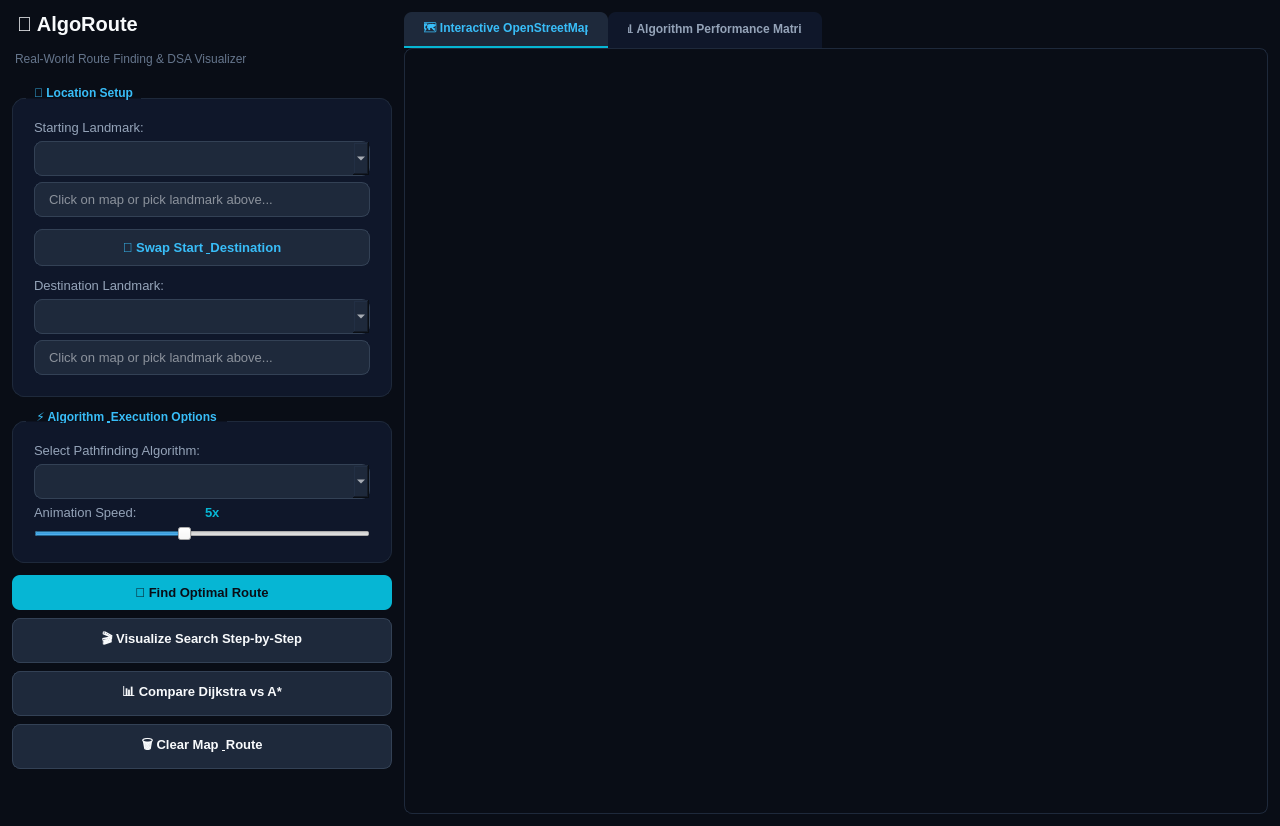
<?xml version="1.0" encoding="UTF-8"?>
<ui version="4.0">
 <class>MainWindow</class>
 <widget class="QMainWindow" name="MainWindow">
  <property name="geometry">
   <rect>
    <x>0</x>
    <y>0</y>
    <width>1280</width>
    <height>826</height>
   </rect>
  </property>
  <property name="windowTitle">
   <string>AlgoRoute</string>
  </property>
  <property name="styleSheet">
   <string notr="true">
QMainWindow {
    background-color: #090d16;
    color: #f8fafc;
    font-family: 'Outfit', 'Inter', 'Segoe UI', sans-serif;
}
QGroupBox {
    background-color: #0f172a;
    border: 1px solid #1e293b;
    border-radius: 12px;
    margin-top: 12px;
    font-weight: bold;
    color: #38bdf8;
    padding: 12px;
}
QGroupBox::title {
    subcontrol-origin: margin;
    left: 14px;
    padding: 0 6px;
}
QLabel {
    color: #94a3b8;
    font-size: 13px;
}
QLineEdit, QComboBox {
    background-color: #1e293b;
    border: 1px solid #334155;
    border-radius: 8px;
    padding: 8px 12px;
    color: #f8fafc;
    font-size: 13px;
}
QLineEdit:focus, QComboBox:focus {
    border: 1px solid #06b6d4;
}
QPushButton {
    background-color: #1e293b;
    border: 1px solid #334155;
    border-radius: 8px;
    color: #f8fafc;
    font-weight: bold;
    font-size: 13px;
    padding: 10px 16px;
}
QPushButton:hover {
    background-color: #334155;
    border-color: #06b6d4;
}
QPushButton#findRouteBtn {
    background-color: #06b6d4;
    color: #090d16;
    border: none;
    font-weight: bold;
}
QPushButton#findRouteBtn:hover {
    background-color: #22d3ee;
}
QTabWidget::pane {
    border: 1px solid #1e293b;
    background-color: #090d16;
    border-radius: 8px;
}
QTabBar::tab {
    background-color: #0f172a;
    color: #94a3b8;
    padding: 10px 20px;
    border-top-left-radius: 8px;
    border-top-right-radius: 8px;
    font-weight: bold;
}
QTabBar::tab:selected {
    background-color: #1e293b;
    color: #38bdf8;
    border-bottom: 2px solid #06b6d4;
}
QTableWidget {
    background-color: #0f172a;
    border: 1px solid #1e293b;
    border-radius: 8px;
    color: #f8fafc;
    font-size: 13px;
    gridline-color: #1e293b;
}
QHeaderView::section {
    background-color: #1e293b;
    color: #38bdf8;
    padding: 8px;
    font-weight: bold;
    border: 1px solid #334155;
}
   </string>
  </property>
  <widget class="QWidget" name="centralWidget">
   <layout class="QHBoxLayout" name="mainLayout">
    <property name="spacing">
     <number>12</number>
    </property>
    <property name="leftMargin">
     <number>12</number>
    </property>
    <property name="topMargin">
     <number>12</number>
    </property>
    <property name="rightMargin">
     <number>12</number>
    </property>
    <property name="bottomMargin">
     <number>12</number>
    </property>
    <item>
     <widget class="QWidget" name="sidebarWidget" native="true">
      <property name="minimumSize">
       <size>
        <width>380</width>
        <height>0</height>
       </size>
      </property>
      <property name="maximumSize">
       <size>
        <width>380</width>
        <height>16777215</height>
       </size>
      </property>
      <layout class="QVBoxLayout" name="sidebarLayout">
       <property name="spacing">
        <number>12</number>
       </property>
       <property name="leftMargin">
        <number>0</number>
       </property>
       <property name="topMargin">
        <number>0</number>
       </property>
       <property name="rightMargin">
        <number>0</number>
       </property>
       <property name="bottomMargin">
        <number>0</number>
       </property>
       <item>
        <widget class="QLabel" name="titleLabel">
         <property name="styleSheet">
          <string notr="true">font-size: 20px; font-weight: bold; color: #f8fafc; margin-bottom: 4px;</string>
         </property>
         <property name="text">
          <string>🚀 AlgoRoute</string>
         </property>
        </widget>
       </item>
       <item>
        <widget class="QLabel" name="subtitleLabel">
         <property name="styleSheet">
          <string notr="true">color: #64748b; font-size: 12px; margin-bottom: 8px;</string>
         </property>
         <property name="text">
          <string>Real-World Route Finding &amp; DSA Visualizer</string>
         </property>
        </widget>
       </item>
       <item>
        <widget class="QGroupBox" name="locGroup">
         <property name="title">
          <string>📍 Location Setup</string>
         </property>
         <layout class="QVBoxLayout" name="locLayout">
          <item>
           <widget class="QLabel" name="startLabel">
            <property name="text">
             <string>Starting Landmark:</string>
            </property>
           </widget>
          </item>
          <item>
           <widget class="QComboBox" name="startCombo"/>
          </item>
          <item>
           <widget class="QLineEdit" name="startEdit">
            <property name="placeholderText">
             <string>Click on map or pick landmark above...</string>
            </property>
           </widget>
          </item>
          <item>
           <widget class="QPushButton" name="swapBtn">
            <property name="styleSheet">
             <string notr="true">margin-top: 6px; margin-bottom: 6px; background-color: #1e293b; color: #38bdf8;</string>
            </property>
            <property name="text">
             <string>🔄 Swap Start &amp; Destination</string>
            </property>
           </widget>
          </item>
          <item>
           <widget class="QLabel" name="destLabel">
            <property name="text">
             <string>Destination Landmark:</string>
            </property>
           </widget>
          </item>
          <item>
           <widget class="QComboBox" name="destCombo"/>
          </item>
          <item>
           <widget class="QLineEdit" name="destEdit">
            <property name="placeholderText">
             <string>Click on map or pick landmark above...</string>
            </property>
           </widget>
          </item>
         </layout>
        </widget>
       </item>
       <item>
        <widget class="QGroupBox" name="algoGroup">
         <property name="title">
          <string>⚡ Algorithm &amp; Execution Options</string>
         </property>
         <layout class="QVBoxLayout" name="algoLayout">
          <item>
           <widget class="QLabel" name="algoLabel">
            <property name="text">
             <string>Select Pathfinding Algorithm:</string>
            </property>
           </widget>
          </item>
          <item>
           <widget class="QComboBox" name="algoCombo"/>
          </item>
          <item>
           <layout class="QHBoxLayout" name="speedHeaderLayout">
            <item>
             <widget class="QLabel" name="speedTitleLabel">
              <property name="text">
               <string>Animation Speed:</string>
              </property>
             </widget>
            </item>
            <item>
             <widget class="QLabel" name="speedLabel">
              <property name="styleSheet">
               <string notr="true">color: #06b6d4; font-weight: bold;</string>
              </property>
              <property name="text">
               <string>5x</string>
              </property>
             </widget>
            </item>
           </layout>
          </item>
          <item>
           <widget class="QSlider" name="speedSlider">
            <property name="minimum">
             <number>1</number>
            </property>
            <property name="maximum">
             <number>10</number>
            </property>
            <property name="value">
             <number>5</number>
            </property>
            <property name="orientation">
             <enum>Qt::Orientation::Horizontal</enum>
            </property>
           </widget>
          </item>
         </layout>
        </widget>
       </item>
       <item>
        <layout class="QVBoxLayout" name="btnLayout">
         <property name="spacing">
          <number>8</number>
         </property>
         <item>
          <widget class="QPushButton" name="findRouteBtn">
           <property name="text">
            <string>🚗 Find Optimal Route</string>
           </property>
          </widget>
         </item>
         <item>
          <widget class="QPushButton" name="visualizeBtn">
           <property name="text">
            <string>🎬 Visualize Search Step-by-Step</string>
           </property>
          </widget>
         </item>
         <item>
          <widget class="QPushButton" name="compareBtn">
           <property name="text">
            <string>📊 Compare Dijkstra vs A*</string>
           </property>
          </widget>
         </item>
         <item>
          <widget class="QPushButton" name="clearBtn">
           <property name="text">
            <string>🗑️ Clear Map &amp; Route</string>
           </property>
          </widget>
         </item>
        </layout>
       </item>
       <item>
        <spacer name="verticalSpacer">
         <property name="orientation">
          <enum>Qt::Orientation::Vertical</enum>
         </property>
         <property name="sizeHint" stdset="0">
          <size>
           <width>20</width>
           <height>40</height>
          </size>
         </property>
        </spacer>
       </item>
      </layout>
     </widget>
    </item>
    <item>
     <widget class="QTabWidget" name="tabWidget">
      <property name="currentIndex">
       <number>0</number>
      </property>
      <widget class="HaldwaniMapWidget" name="mapWidget">
       <attribute name="title">
        <string>🗺️ Interactive OpenStreetMap</string>
       </attribute>
      </widget>
      <widget class="QWidget" name="benchmarkTab">
       <attribute name="title">
        <string>📊 Algorithm Performance Matrix</string>
       </attribute>
       <layout class="QVBoxLayout" name="bmLayout">
        <item>
         <widget class="QTableWidget" name="benchmarkTable">
          <column>
           <property name="text">
            <string>Algorithm</string>
           </property>
          </column>
          <column>
           <property name="text">
            <string>Path Distance (km)</string>
           </property>
          </column>
          <column>
           <property name="text">
            <string>Nodes Explored</string>
           </property>
          </column>
          <column>
           <property name="text">
            <string>Execution Time (ms)</string>
           </property>
          </column>
          <column>
           <property name="text">
            <string>Efficiency Gain</string>
           </property>
          </column>
         </widget>
        </item>
       </layout>
      </widget>
     </widget>
    </item>
   </layout>
  </widget>
 </widget>
 <customwidgets>
  <customwidget>
   <class>HaldwaniMapWidget</class>
   <extends>QWidget</extends>
   <header>mapwidget.h</header>
   <container>1</container>
  </customwidget>
 </customwidgets>
 <resources/>
 <connections/>
</ui>
